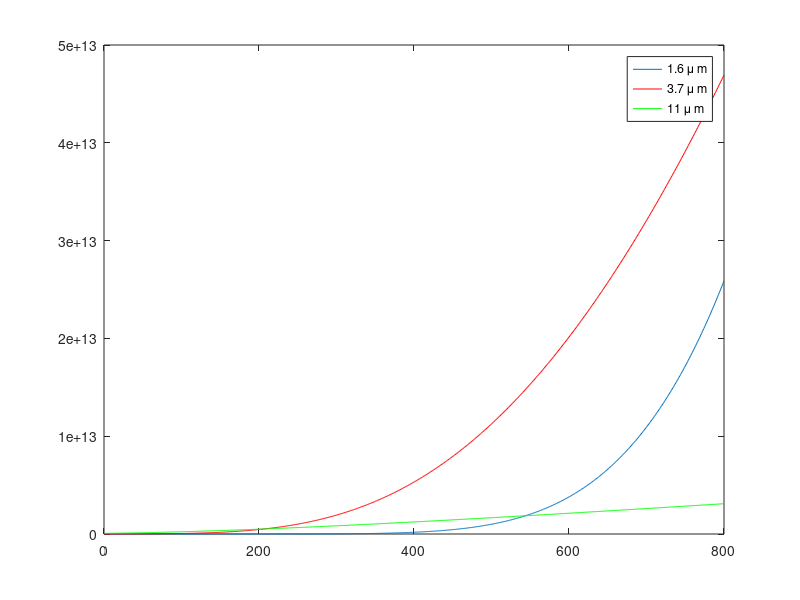
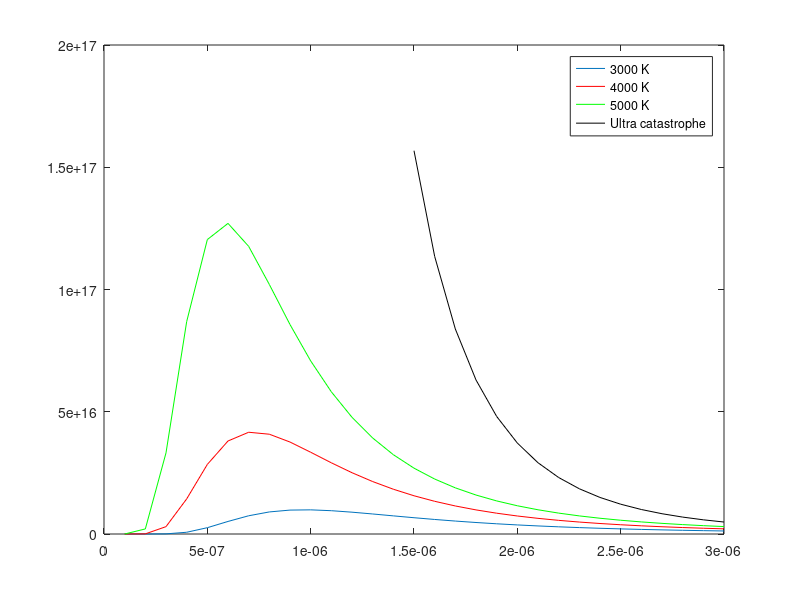

These charts were generated, in order, by the following MATLAB code:

close all
clear all
clc

epsilon = 1;
C1 = 3.74*10^(-6); %m
C2 = 1.44*10^(-2);

TC = 0:800;
T = TC + 273.15; %K

lambda = 1.6*10^(-6);
L1 = epsilon*C1./(pi*lambda^5.*(exp(C2./(lambda*T))-1))*10^(-6);


lambda = 3.7*10^(-6);
L2 = epsilon*C1./(pi*lambda^5.*(exp(C2./(lambda*T))-1))*10^(-6);


lambda = 11*10^(-6);
L3 = epsilon*C1./(pi*lambda^5.*(exp(C2./(lambda*T))-1))*10^(-6);


plot(TC,L1)
hold on

plot(TC,L2,'r')

plot(TC,L3,'g')

legend('1.6 \mu m','3.7 \mu m','11 \mu m')
hold off




figure

lambda = (0:0.1:3)*10^(-6);

T = 3000;
L1 = epsilon*C1./(pi*lambda.^5.*(exp(C2./(lambda*T))-1))*10^(-6);


T = 4000;
L2 = epsilon*C1./(pi*lambda.^5.*(exp(C2./(lambda*T))-1))*10^(-6);


T = 5000;
L3 = epsilon*C1./(pi*lambda.^5.*(exp(C2./(lambda*T))-1))*10^(-6);


plot(lambda,L1)
hold on

plot(lambda,L2,'r')

plot(lambda,L3,'g')


% plot(lambda(16:end),epsilon*C1./(pi*lambda(16:end).^5).*exp(-C2./(lambda(16:end)*5000))*10^(-6),'k')
% plot(lambda(16:end),epsilon*C1./(pi*lambda(16:end).^5.*(exp(C2./(lambda(16:end)*T))))*10^(-6),'k')
T = inf;
L4 = epsilon*C1./(pi*lambda.^5.*(exp(C2./(lambda*T))))*10^(-6);
plot(lambda(16:end),L4(16:end),'k')


legend('3000 K','4000 K','5000 K','Ultra catastrophe')
hold off
